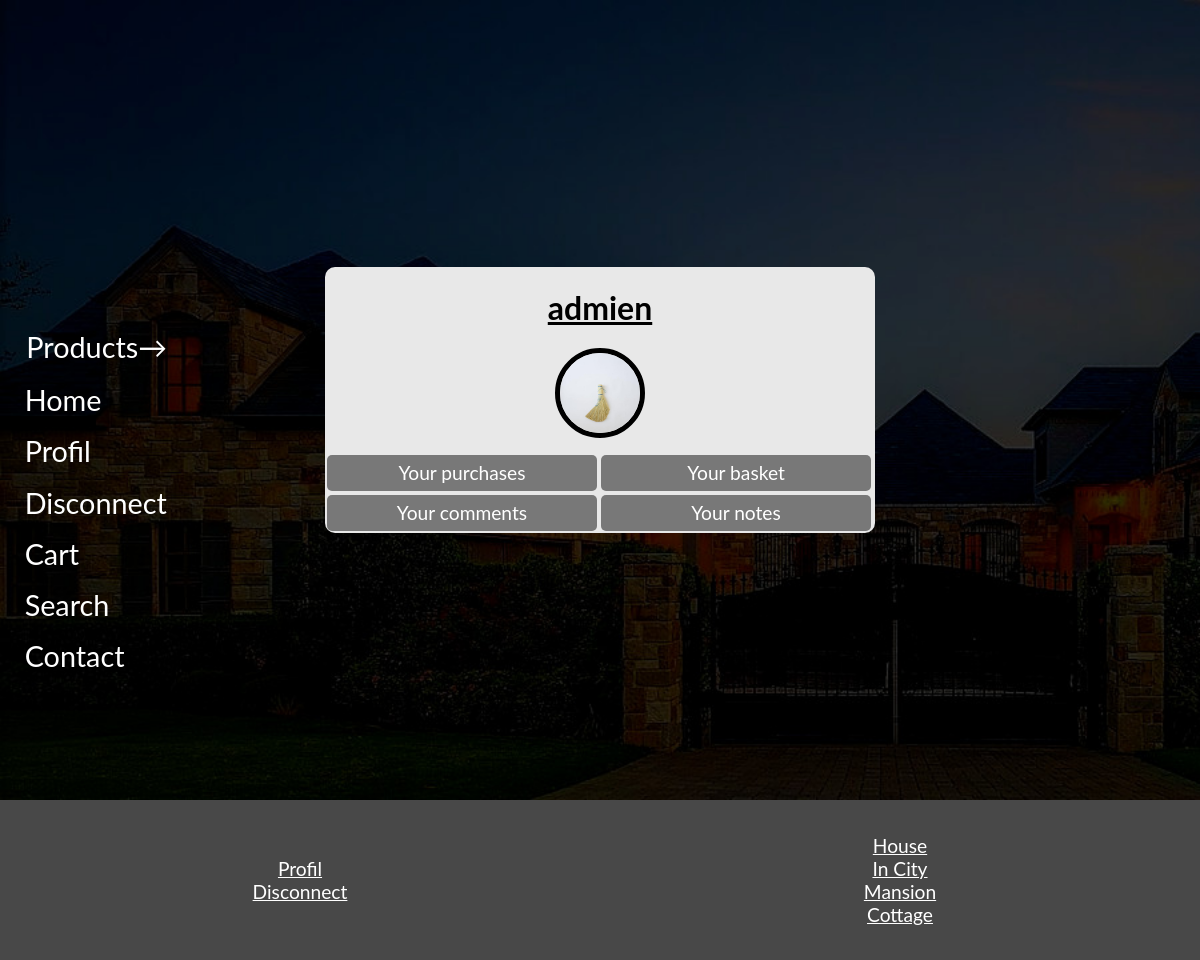
Page /profil.php (signed in) on the committed database.
### tables this page shows
CREATE TABLE IF NOT EXISTS `users` (
  `id` int(11) NOT NULL AUTO_INCREMENT,
  `name` varchar(255) NOT NULL,
  `email` varchar(255) NOT NULL,
  `password` varchar(255) NOT NULL,
  `avatar` varchar(255) NOT NULL,
  PRIMARY KEY (`id`)
);

CREATE TABLE IF NOT EXISTS `category` (
  `id` int(11) NOT NULL AUTO_INCREMENT,
  `name` text NOT NULL,
  PRIMARY KEY (`id`)
);

### profil.php (the view, shortened to what this page needs)
<DOCTYPEtml>
<html lang='en'>
	<head>
		<link rel='stylesheet' type='text/css' href="CSS/stylesheet.css" />
		<link rel="stylesheet" type="text/css" href="CSS/boot.css"/>
	</head>
	<body id='inscription-body'>
		<header>
			<?php
				include("header.php");
				$usr = $stmt->query("SELECT * FROM users WHERE id =".$_SESSION["id"])->fetch(PDO::FETCH_ASSOC);
			?>
		</header>
		<main class='flexr just-center align-center'>
			<div id='profil-container' class='flexc just-around'>
				<h1 class='center'><u><?=$usr["name"]?></u></h1>
				<img src='Media/Images/Avatars/<?=$usr["avatar"]?>' id='profil-image'/>
				<span id='profil-data' class='flexr wrap'>
					<a href='profil.php?show=bought'>Your purchases</a>
					<a href='profil.php?show=basket'>Your basket</a>
					<a href='profil.php?show=comments'>Your comments</a>
					<a href='profil.php?show=note'>Your notes</a>
				</span>
			</div>
		</main>
		<footer>
			<?php include("footer.php") ?>
		</footer>
	</body>
</html>

### footer.php (shortened to what this page needs)
<?php
	$stmt = new PDO("mysql:host=localhost;dbname=boutique","root","");
	$category = $stmt->query("SELECT * FROM category")->fetchAll(PDO::FETCH_ASSOC);
?>
<?php if(isset($_SESSION["id"])) { ?>
	<div class='footer-container'>		<a href='profil.php'>Profil</a>		<a href='index.php?deco=true'>Disconnect</a>		</div>
<?php } ?>
	<div class='footer-container'>
		<?php
			foreach($category as $cat)
			{
				echo "<a href='product.php?category=".$cat["id"]."'>".$cat["name"]."</a>";
			}
		?>
	</div>

### CSS/stylesheet.css (style rules this page uses)
body { font-family:lato; margin:0; padding:0; display:flex; flex-direction:column; justify-content:center; background-color:#484848; min-height:100vh; }
#inscription-body { background-image:url('../Media/Images/mansion.jpg'); background-size:cover; }
header { position:fixed; top:20em; left:1em; }
main { min-height:100vh; }
#profil-container { background-color:#E8E8E8; border-radius:10px; min-width:400px; max-width:550px; }
#profil-image { width:5em; border-radius:50%; align-self:center; border:5px solid black; margin-bottom:15px; }
#profil-data { min-height:80px; max-width:550px; min-width:400px; width:550px; }
#profil-data a { color:white; text-decoration:none; font-size:1.2em; background:#787878; padding:0.3em; border-radius:5px; width:47%; text-align:center; margin:2px; transition:background 0.2s ease; }
footer { display:flex; justify-content:space-evenly; height:10em; background:#484848; }
.footer-container { width:80%; font-size:1.2em; color:white; text-align:center; display:flex; flex-direction:column; align-self:center; }
footer a { color:white; transition:font-size 0.2s ease; }

### CSS/boot.css (style rules this page uses)
.flexc { display:flex; flex-direction:column; }
.flexr { display:flex; flex-direction:row; }
.align-center { align-items:center; }
.center { align-self:center; }
.just-center { justify-content:center; }
.just-around { justify-content:flex-around; }
.wrap { flex-wrap:wrap; }

### rows in the picture
users: name "admien", avatar (placeholder picture)
category: name "House"
category: name "In City"
category: name "Mansion"
category: name "Cottage"
